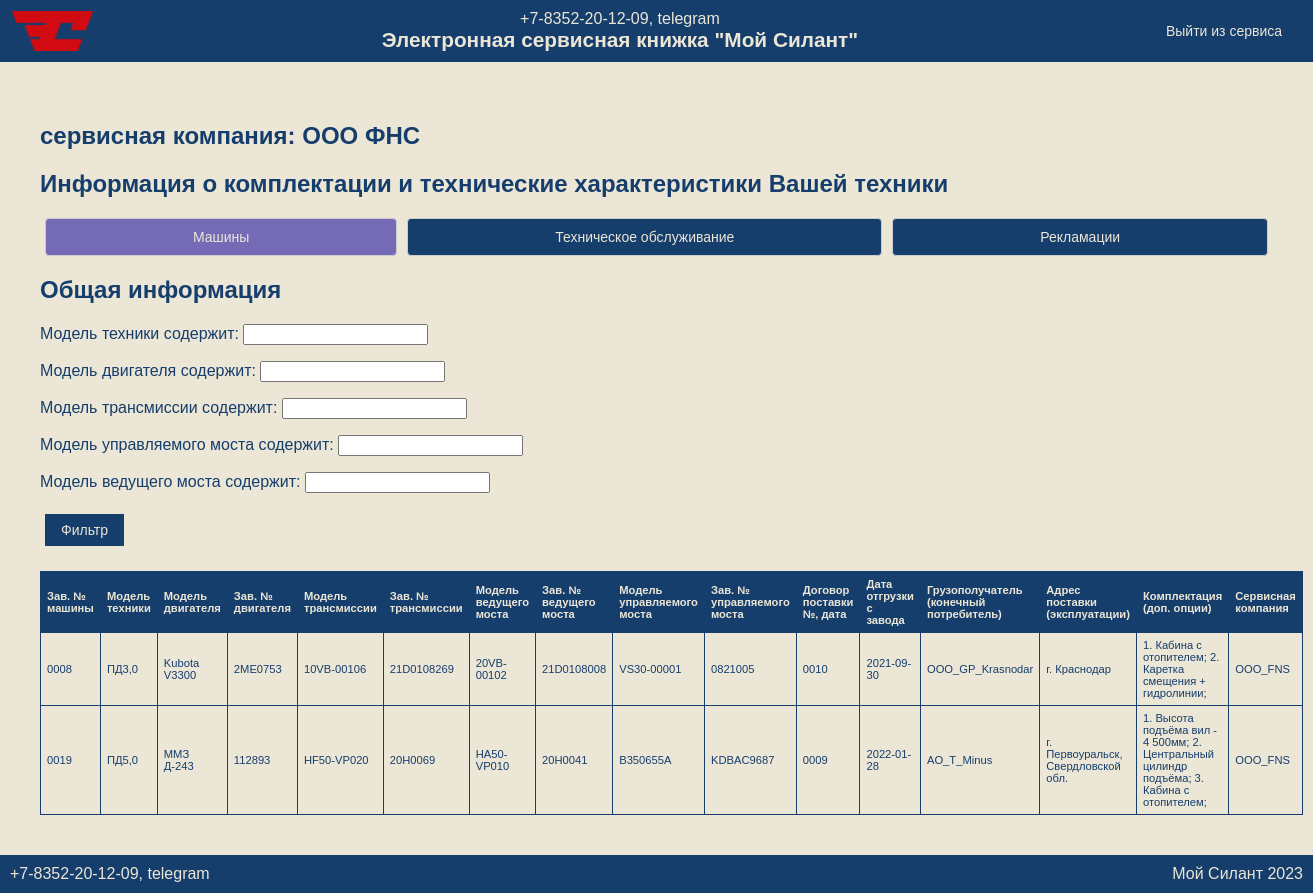
The page /service_company_view/ (signed in) on the database its author committed.
### inventory/models.py (models this page shows, shortened)
class Machine(models.Model):
    serial_number = models.CharField(
        max_length=128,
        unique=True,
        verbose_name='Зав. № машины'
    )
    model_technique = models.CharField(
        max_length=128,
        verbose_name='Модель техники'
    )
    model_engine = models.CharField(
        max_length=128,
        verbose_name='Модель двигателя'
    )
    serial_engine = models.CharField(
        max_length=128,
        verbose_name='Зав. № двигателя'
    )
    model_transmission = models.CharField(
        max_length=128,
        verbose_name='Модель трансмиссии'
    )
    serial_transmission = models.CharField(
        max_length=128,
        verbose_name='Зав. № трансмиссии'
    )
    model_drive_axle = models.CharField(
        max_length=128,
        verbose_name='Модель ведущего моста'
    )
    serial_drive_axle = models.CharField(
        max_length=128,
        verbose_name='Зав. № ведущего моста'
    )
    model_steering_axle = models.CharField(
        max_length=128,
        verbose_name='Модель управляемого моста'
    )
    serial_steering_axle = models.CharField(
        max_length=128,
        verbose_name='Зав. № управляемого моста'
    )
    delivery_contract = models.CharField(
        max_length=128,
        verbose_name='Договор поставки'
    )
    shipment_date = models.DateField(
        verbose_name='Дата отгрузки с завода'
    )
    customer = models.ForeignKey(
        User,
        related_name='customer_machines',
        on_delete=models.CASCADE,
        verbose_name='Покупатель'
    )
    consignee = models.ForeignKey(
        User,
        related_name='consignee_machines',
        on_delete=models.CASCADE,
        verbose_name='Грузополучатель (конечный потребитель)'
    )
    delivery_address = models.CharField(
        max_length=128,
        verbose_name='Адрес поставки (эксплуатации)'
    )
    configuration = models.TextField(
        verbose_name='Комплектация (доп. опции)'
    )
    service_company = models.ForeignKey(
        User,
        related_name='service_machines',
        on_delete=models.CASCADE,
        verbose_name='Сервисная компания'
    )
    description = models.TextField(
        null=True,
        blank=True,
        verbose_name='Описание'
    )
    class Meta:
        verbose_name = 'Машина'
        verbose_name_plural = 'Машины'
        ordering = ['shipment_date']

### inventory/views.py (the view)
# urls.py: path('service_company_view/', service_company_view, name='service_company_view'),  # Страница сервисной компании
@login_required
@user_passes_test(is_service_company)
def service_company_view(request):
    user = request.user
    machines = Machine.objects.filter(service_company=request.user)
    maintenances = Maintenance.objects.filter(machine__service_company=request.user)
    reclamations = Reclamation.objects.filter(machine__service_company=request.user)
    machine_filter = MachineFilter(request.GET, queryset=machines)
    maintenance_filter = MaintenanceFilter(request.GET, queryset=maintenances)
    reclamation_filter = ReclamationFilter(request.GET, queryset=reclamations)
    return render(request, 'inventory/service_company_view.html', {
        'user': user,
        'machine_filter': machine_filter,
        'maintenance_filter': maintenance_filter,
        'reclamation_filter': reclamation_filter
    })

### inventory/views.py (called while the page is built)
def is_service_company(user):
    return user.groups.filter(name='Сервисная организация').exists()

### inventory/templates/inventory/service_company_view.html (shortened to what this page needs)
{% extends 'inventory/base.html' %}
{% load static %}
{% block content %}
<main>
    <section class="main-container">
        <div class="header-info">
            <h1>сервисная компания: {{ user.first_name }}</h1>
            <h2>Информация о комплектации и технические характеристики Вашей техники</h2>
        </div>
        <div class="tabs">
            <button id="tab-machines" class="tab active">Машины</button>
            <button id="tab-maintenances" class="tab">Техническое обслуживание</button>
            <button id="tab-reclamations" class="tab">Рекламации</button>
        </div>
        <div id="machines" class="tab-content active">
            <h2>Общая информация</h2>
            <form method="get">
                {{ machine_filter.form.as_p }}
                <button type="submit">Фильтр</button>
            </form>
            <table id="machines-table">
                <thead>
                <tr class="table-header">
                    <th><a href="?order_by=serial_number">Зав. № машины</a></th>
                    <th><a href="?order_by=model_technique">Модель техники</a></th>
                    <th><a href="?order_by=model_engine">Модель двигателя</a></th>
                    <th><a href="?order_by=engine_serial_number">Зав. № двигателя</a></th>
                    <th><a href="?order_by=model_transmission">Модель трансмиссии</a></th>
                    <th><a href="?order_by=transmission_serial_number">Зав. № трансмиссии</a></th>
                    <th><a href="?order_by=model_drive_axle">Модель ведущего моста</a></th>
                    <th><a href="?order_by=drive_axle_serial_number">Зав. № ведущего моста</a></th>
                    <th><a href="?order_by=model_steering_axle">Модель управляемого моста</a></th>
                    <th><a href="?order_by=steering_axle_serial_number">Зав. № управляемого моста</a></th>
                    <th><a href="?order_by=supply_contract">Договор поставки №, дата</a></th>
                    <th><a href="?order_by=shipment_date">Дата отгрузки с завода</a></th>
                    <th><a href="?order_by=consignee">Грузополучатель (конечный потребитель)</a></th>
                    <th><a href="?order_by=supply_address">Адрес поставки (эксплуатации)</a></th>
                    <th><a href="?order_by=equipment">Комплектация (доп. опции)</a></th>
                    <th><a href="?order_by=service_company">Сервисная компания</a></th>
                </tr>
                </thead>
                <tbody>
                {% for machine in machine_filter.qs %}
                <tr data-id="{{ machine.id }}" onclick="goToMachineDetail('{{ machine.id }}')">
                    <td>{{ machine.serial_number }}</td>
                    <td>{{ machine.model_technique }}</td>
                    <td>{{ machine.model_engine }}</td>
                    <td>{{ machine.serial_engine }}</td>
                    <td>{{ machine.model_transmission }}</td>
                    <td>{{ machine.serial_transmission }}</td>
                    <td>{{ machine.model_drive_axle }}</td>
                    <td>{{ machine.serial_drive_axle }}</td>
                    <td>{{ machine.model_steering_axle }}</td>
                    <td>{{ machine.serial_steering_axle }}</td>
                    <td>{{ machine.delivery_contract }}</td>
                    <td>{{ machine.shipment_date|date:"Y-m-d" }}</td>
                    <td>{{ machine.consignee }}</td>
                    <td>{{ machine.delivery_address }}</td>
                    <td>{{ machine.configuration }}</td>
                    <td>{{ machine.service_company }}</td>
                </tr>
                {% empty %}
                <tr>
                    <td colspan="17">Нет данных</td>
                </tr>
                {% endfor %}
                </tbody>
            </table>
        </div>
    </section>
</main>
{% endblock %}

### static/css/styles.css (style rules this page uses)
body { font-family: 'PT Astra Sans', sans-serif; margin: 0; padding: 0; background-color: #EBE6D6; color: #163E6C; }
.table-header a:link, .table-header a:visited, .table-header a:hover, .table-header a:active { color: #EBE6D6 !important; text-decoration: none !important; }
.tabs { display: flex; justify-content: space-between; margin-bottom: 20px; }
.tab { flex-grow: 1; padding: 10px 0; text-align: center; cursor: pointer; background-color: #163E6C; border: 1px solid #ccc; border-radius: 4px; margin: 0 5px; }
.tab.active { background-color: #756AB6; color: #EBE6D6; }
main { padding: 20px; flex: 1; }
table { width: 100%; border-collapse: collapse; margin-top: 20px; font-size: 0.7em; }
table th, table td { border: 1px solid #163E6C; padding: 6px; text-align: left; }
table th { background-color: #163E6C; color: #EBE6D6; }
button { background-color: #163E6C; color: #EBE6D6; border: none; padding: 10px 20px; cursor: pointer; font-size: 16px; margin: 5px; }
.tab-content { display: none; }
.tab-content.active { display: block; }
@media (max-width: 1440px) { button { font-size: 14px; padding: 8px 16px; } }
@media (max-width: 1440px) { table th, table td { padding: 6px; } }

### rows shown on the page
Machine: serial_number "0008", model_technique "ПД3,0", model_engine "Kubota V3300", serial_engine "2ME0753", model_transmission "10VB-00106", serial_transmission "21D0108269", model_drive_axle "20VB-00102", serial_drive_axle "21D0108008", model_steering_axle "VS30-00001", serial_steering_axle "0821005", delivery_contract "0010", shipment_date "2021-09-30", consignee "OOO_GP_Krasnodar", delivery_address "г. Краснодар", configuration "1. Кабина с отопителем; 2. Каретка смещения + гидролинии;", service_company "OOO_FNS"
Machine: serial_number "0019", model_technique "ПД5,0", model_engine "MMЗ Д-243", serial_engine "112893", model_transmission "HF50-VP020", serial_transmission "20H0069", model_drive_axle "HA50-VP010", serial_drive_axle "20H0041", model_steering_axle "B350655A", serial_steering_axle "KDBAC9687", delivery_contract "0009", shipment_date "2022-01-28", consignee "AO_T_Minus", delivery_address "г. Первоуральск, Свердловской обл.", configuration "1. Высота подъёма вил - 4 500мм; 2. Центральный цилиндр подъёма; 3. Кабина с отопителем;", service_company "OOO_FNS"

### other values the page prints
{{ user.first_name }} "ООО ФНС"
